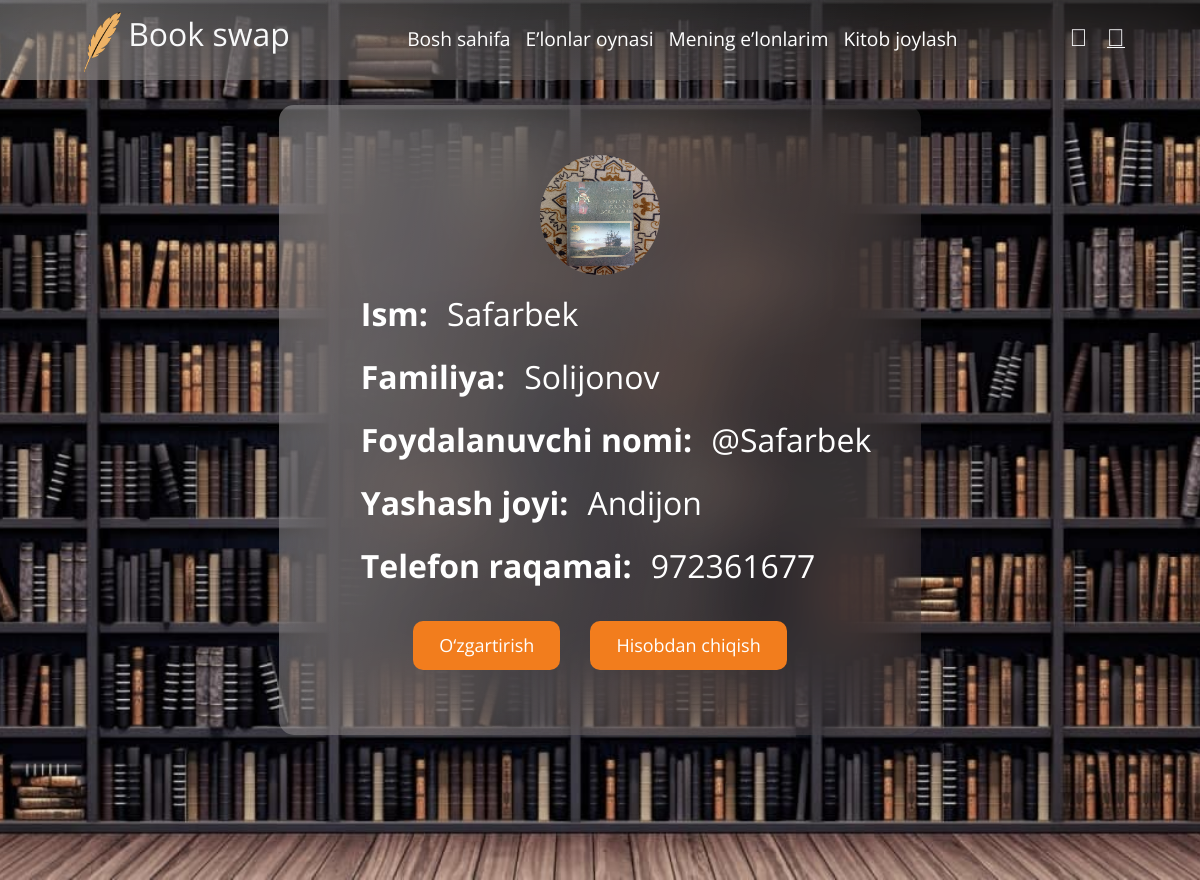
The app's page /profile/ (signed in) with its own data.
### account/models.py (models this page shows, shortened)
class User(AbstractUser):
	GENDER = (
		('Ayol', 'Ayol'),
		('Erkak', 'Erkak'),
	)
	ADDRESS = (
		('Andijon', 'Andijon'),
		('Namangan', 'Namangan'),
		('Samarqand', 'Samarqand'),
		('Tashkent', 'Tashkent'),
		('Jizzax', 'Jizzax'),
		('Surxondaryo', 'Surxondaryo'),
		('Navoiy', 'Navoiy'),
		('Xorazm', 'Xorazm'),
		('Qashqadaryo', 'Qashqadaryo'),
		('Buxoro', 'Buxoro'),
		('Sirdaryo', 'Sirdaryo'),
		('Fargona', 'Fargona'),
	)
	name = models.CharField("Name", max_length=256)
	surname = models.CharField("Surname", max_length=256)
	username = models.CharField("Username", max_length=256, unique=True, null=True)
	age = models.PositiveIntegerField("Age", null=True)
	phone = models.CharField("Phone", max_length=18)
	avatar = models.ImageField("Image", upload_to="user-images/", null=True, blank=True, default='default.png')
	gender = models.CharField("Gender", max_length=128, choices=GENDER)
	address = models.CharField("Address", max_length=128, choices=ADDRESS)
	created_at = models.DateTimeField("Created at", auto_now_add=True)
	updated_at = models.DateTimeField("Updated_at", auto_now=True)
	USERNAME_FIELD = "username"
	first_name = None
	last_name = None
	class Meta:
		db_table = "user"
		verbose_name = "user"
		verbose_name_plural = "users"

### account/views.py (the view)
# urls.py: path('', views.ProfileView.as_view(), name="deatil"),
class ProfileView(LoginRequiredMixin, DetailView):
    model = User
    template_name = 'main/profile.html'
    def get_object(self):
        user = User.objects.get(id=self.request.user.id)
        return user

### templates/main/profile.html (shortened to what this page needs)
{% extends "main/base.html" %}
{% load static %}
{% block content %}
<main class="login">
  <div class="profile">
    <div class="text-center img_text">
      <img src="{{object.avatar.url}}" width="120px" height="120px"
        style="border-radius: 50%; height: 120px; width: 120px;" alt="persons-image">
    </div>
    <ul>
      <li>
        <strong>Ism:</strong>
        <span>{{object.name}}</span>
      </li>
      <li>
        <strong>Familiya:</strong>
        <span>{{object.surname}}</span>
      </li>
      <li>
        <strong>Foydalanuvchi nomi:</strong>
        <span>@{{object.username}}</span>
      </li>
      <li>
        <strong>Yashash joyi:</strong>
        <span>{{object.address}}</span>
      </li>
      <li>
        <strong>Telefon raqamai:</strong>
        <span>{{object.phone}}</span>
      </li>
    </ul>
    <div class="change-button">
      <a href="{% url 'profile:update' %}" class="btn btn-submit">O‘zgartirish</a>
      <a href="{% url 'profile:logout' %}" class="btn btn-submit">Hisobdan chiqish</a>
    </div>
  </div>
</main>
{% endblock content %}

### assets/css/style.css (style rules this page uses)
* { font-family: 'Open Sans', sans-serif; font-style: normal; }
html { width: 100vw; min-height: 100vh; overflow-x: hidden; }
body { width: 100vw; min-height: 100vh; margin: 0; padding: 0; box-sizing: border-box; font-family: Canaro; font-weight: 600, Semi Bold; overflow-x: hidden !important; }
main { width: 100vw; min-height: 100vh; padding-top: 120px; background: url(/static/img/bookmagazine.jpg) center no-repeat; background-size: cover; color: #fff; padding: 10%; padding-top: 15vh; }
main.login, main.center { display: flex; padding-top: 80px; justify-content: center; align-items: center; }
main .profile { min-height: 550px; margin: 10px; padding: 50px; background: linear-gradient(103.17deg, rgba(255, 255, 255, 0.3) 0%, rgba(255, 255, 255, 0.05) 76.68%); backdrop-filter: blur(40px); -webkit-backdrop-filter: blur(40px); margin: 5px; border-radius: 15px; display: flex; flex-direction: column; justify-content: space-evenly; }
main .profile img, main .form img { border-radius: 50%; background-color: #f27d1d; }
main .profile ul { list-style: none; }
main .profile ul li { margin-top: 15px; }
main .profile ul li span { font-size: xx-large; text-transform:capitalize; }
main .profile ul li strong { font-size: xx-large; margin-right: 15px; }
main .profile .change-button { display: flex; justify-content: center; }
main .profile .change-button .btn-submit { text-decoration: none; font-style: normal; color: white !important; background-color: #f27d1d; padding: 10px 25px; margin: 15px; font-size: 18px; font-weight: 400; border-radius: 10px; }

### templates/main/profile.html (style rules this page uses)
html { height: 100vh !important; overflow: auto !important; }
body { height: 100vh; overflow: auto; }

### records on screen
User: avatar (picture), name "Safarbek", surname "Solijonov", username "Safarbek", address "Andijon", phone "972361677"
